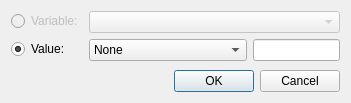
<?xml version="1.0" encoding="UTF-8"?>
<ui version="4.0">
 <class>TargetDialog</class>
 <widget class="QDialog" name="TargetDialog">
  <property name="geometry">
   <rect>
    <x>0</x>
    <y>0</y>
    <width>351</width>
    <height>103</height>
   </rect>
  </property>
  <property name="windowTitle">
   <string>Change Target</string>
  </property>
  <property name="windowIcon">
   <iconset resource="../qrc/editor.qrc">
    <normaloff>:/ico101.ico</normaloff>:/ico101.ico</iconset>
  </property>
  <layout class="QVBoxLayout" name="verticalLayout">
   <item>
    <layout class="QFormLayout" name="formLayout">
     <item row="1" column="0">
      <widget class="QRadioButton" name="radioButton">
       <property name="text">
        <string>Value:</string>
       </property>
       <property name="checked">
        <bool>true</bool>
       </property>
      </widget>
     </item>
     <item row="0" column="0">
      <widget class="QRadioButton" name="radioButton_2">
       <property name="enabled">
        <bool>false</bool>
       </property>
       <property name="text">
        <string>Variable:</string>
       </property>
      </widget>
     </item>
     <item row="0" column="1">
      <widget class="QComboBox" name="comboBox">
       <property name="enabled">
        <bool>false</bool>
       </property>
      </widget>
     </item>
     <item row="1" column="1">
      <layout class="QHBoxLayout" name="horizontalLayout">
       <item>
        <widget class="QComboBox" name="targetTypeBox">
         <item>
          <property name="text">
           <string>None</string>
          </property>
         </item>
         <item>
          <property name="text">
           <string>Triggering Unit</string>
          </property>
         </item>
         <item>
          <property name="text">
           <string>Triggering Unit's Target</string>
          </property>
         </item>
         <item>
          <property name="text">
           <string>Random Unit</string>
          </property>
         </item>
         <item>
          <property name="text">
           <string>Named World Objects</string>
          </property>
         </item>
         <item>
          <property name="text">
           <string>Named Creatures</string>
          </property>
         </item>
        </widget>
       </item>
       <item>
        <widget class="QLineEdit" name="targetNameField">
         <property name="sizePolicy">
          <sizepolicy hsizetype="Expanding" vsizetype="Fixed">
           <horstretch>1</horstretch>
           <verstretch>0</verstretch>
          </sizepolicy>
         </property>
        </widget>
       </item>
      </layout>
     </item>
    </layout>
   </item>
   <item>
    <spacer name="verticalSpacer">
     <property name="orientation">
      <enum>Qt::Vertical</enum>
     </property>
     <property name="sizeHint" stdset="0">
      <size>
       <width>20</width>
       <height>0</height>
      </size>
     </property>
    </spacer>
   </item>
   <item>
    <widget class="QDialogButtonBox" name="buttonBox">
     <property name="orientation">
      <enum>Qt::Horizontal</enum>
     </property>
     <property name="standardButtons">
      <set>QDialogButtonBox::Cancel|QDialogButtonBox::Ok</set>
     </property>
    </widget>
   </item>
  </layout>
 </widget>
 <resources>
  <include location="../qrc/editor.qrc"/>
 </resources>
 <connections>
  <connection>
   <sender>buttonBox</sender>
   <signal>accepted()</signal>
   <receiver>TargetDialog</receiver>
   <slot>accept()</slot>
   <hints>
    <hint type="sourcelabel">
     <x>248</x>
     <y>254</y>
    </hint>
    <hint type="destinationlabel">
     <x>157</x>
     <y>274</y>
    </hint>
   </hints>
  </connection>
  <connection>
   <sender>buttonBox</sender>
   <signal>rejected()</signal>
   <receiver>TargetDialog</receiver>
   <slot>reject()</slot>
   <hints>
    <hint type="sourcelabel">
     <x>316</x>
     <y>260</y>
    </hint>
    <hint type="destinationlabel">
     <x>286</x>
     <y>274</y>
    </hint>
   </hints>
  </connection>
 </connections>
</ui>
